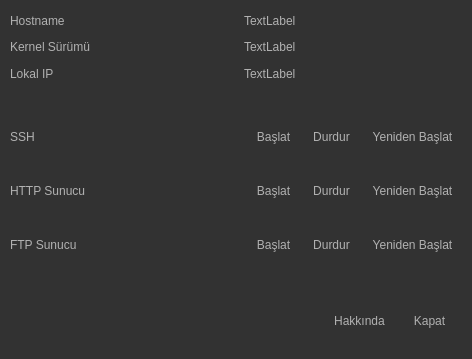
<?xml version="1.0" encoding="UTF-8"?>
<ui version="4.0">
 <class>Dialog</class>
 <widget class="QDialog" name="Dialog">
  <property name="geometry">
   <rect>
    <x>0</x>
    <y>0</y>
    <width>472</width>
    <height>359</height>
   </rect>
  </property>
  <property name="windowTitle">
   <string>Dialog</string>
  </property>
  <property name="styleSheet">
   <string notr="true">QWidget
{
    color: #b1b1b1;
    background-color: #323232;
}</string>
  </property>
  <widget class="QWidget" name="verticalLayoutWidget">
   <property name="geometry">
    <rect>
     <x>10</x>
     <y>10</y>
     <width>461</width>
     <height>74</height>
    </rect>
   </property>
   <layout class="QVBoxLayout" name="infoPanel">
    <item>
     <layout class="QHBoxLayout" name="horizontalLayout">
      <item>
       <widget class="QLabel" name="label_2">
        <property name="text">
         <string>Hostname</string>
        </property>
       </widget>
      </item>
      <item>
       <widget class="QLabel" name="lblHostname">
        <property name="text">
         <string>TextLabel</string>
        </property>
       </widget>
      </item>
     </layout>
    </item>
    <item>
     <layout class="QHBoxLayout" name="horizontalLayout_4">
      <item>
       <widget class="QLabel" name="label_4">
        <property name="text">
         <string>Kernel Sürümü</string>
        </property>
       </widget>
      </item>
      <item>
       <widget class="QLabel" name="lblKernel">
        <property name="text">
         <string>TextLabel</string>
        </property>
       </widget>
      </item>
     </layout>
    </item>
    <item>
     <layout class="QHBoxLayout" name="horizontalLayout_5">
      <item>
       <widget class="QLabel" name="label_5">
        <property name="text">
         <string>Lokal IP</string>
        </property>
       </widget>
      </item>
      <item>
       <widget class="QLabel" name="lblIP">
        <property name="text">
         <string>TextLabel</string>
        </property>
       </widget>
      </item>
     </layout>
    </item>
   </layout>
  </widget>
  <widget class="QWidget" name="horizontalLayoutWidget">
   <property name="geometry">
    <rect>
     <x>320</x>
     <y>290</y>
     <width>141</width>
     <height>61</height>
    </rect>
   </property>
   <layout class="QHBoxLayout" name="close_about">
    <item>
     <widget class="QToolButton" name="hakkinda">
      <property name="styleSheet">
       <string notr="true">background-color: qlineargradient(spread:pad, x1:0, y1:0, x2:0, y2:1, stop:0 rgba(0, 0, 0, 0), stop:0.995455 rgba(255, 255, 255, 0));
border-color: qlineargradient(spread:pad, x1:0, y1:0, x2:0, y2:1, stop:0 rgba(0, 0, 0, 0), stop:0.995455 rgba(255, 255, 255, 0));</string>
      </property>
      <property name="text">
       <string>Hakkında</string>
      </property>
      <property name="icon">
       <iconset resource="../icons/icons.qrc">
        <normaloff>:/icons/info.png</normaloff>:/icons/info.png</iconset>
      </property>
      <property name="iconSize">
       <size>
        <width>60</width>
        <height>60</height>
       </size>
      </property>
      <property name="toolButtonStyle">
       <enum>Qt::ToolButtonTextUnderIcon</enum>
      </property>
      <property name="autoRaise">
       <bool>true</bool>
      </property>
     </widget>
    </item>
    <item>
     <widget class="QToolButton" name="kapat">
      <property name="styleSheet">
       <string notr="true">background-color: qlineargradient(spread:pad, x1:0, y1:0, x2:0, y2:1, stop:0 rgba(0, 0, 0, 0), stop:0.995455 rgba(255, 255, 255, 0));
border-color: qlineargradient(spread:pad, x1:0, y1:0, x2:0, y2:1, stop:0 rgba(0, 0, 0, 0), stop:0.995455 rgba(255, 255, 255, 0));</string>
      </property>
      <property name="text">
       <string>Kapat</string>
      </property>
      <property name="icon">
       <iconset resource="../icons/icons.qrc">
        <normaloff>:/icons/stop.png</normaloff>:/icons/stop.png</iconset>
      </property>
      <property name="iconSize">
       <size>
        <width>60</width>
        <height>60</height>
       </size>
      </property>
      <property name="toolButtonStyle">
       <enum>Qt::ToolButtonTextUnderIcon</enum>
      </property>
      <property name="autoRaise">
       <bool>true</bool>
      </property>
     </widget>
    </item>
   </layout>
  </widget>
  <widget class="QWidget" name="verticalLayoutWidget_2">
   <property name="geometry">
    <rect>
     <x>10</x>
     <y>100</y>
     <width>451</width>
     <height>181</height>
    </rect>
   </property>
   <layout class="QVBoxLayout" name="verticalLayout">
    <item>
     <layout class="QHBoxLayout" name="SSH_Panel">
      <item>
       <widget class="QLabel" name="ssh">
        <property name="text">
         <string>SSH</string>
        </property>
       </widget>
      </item>
      <item>
       <widget class="QLabel" name="lblSSHDurum">
        <property name="text">
         <string/>
        </property>
       </widget>
      </item>
      <item>
       <widget class="QToolButton" name="btnsshBaslat">
        <property name="styleSheet">
         <string notr="true">background-color: qlineargradient(spread:pad, x1:0, y1:0, x2:0, y2:1, stop:0 rgba(0, 0, 0, 0), stop:0.995455 rgba(255, 255, 255, 0));
border-color: qlineargradient(spread:pad, x1:0, y1:0, x2:0, y2:1, stop:0 rgba(0, 0, 0, 0), stop:0.995455 rgba(255, 255, 255, 0));</string>
        </property>
        <property name="text">
         <string>Başlat</string>
        </property>
        <property name="icon">
         <iconset resource="../icons/icons.qrc">
          <normaloff>:/icons/start.png</normaloff>:/icons/start.png</iconset>
        </property>
        <property name="iconSize">
         <size>
          <width>60</width>
          <height>60</height>
         </size>
        </property>
        <property name="toolButtonStyle">
         <enum>Qt::ToolButtonTextUnderIcon</enum>
        </property>
        <property name="autoRaise">
         <bool>true</bool>
        </property>
       </widget>
      </item>
      <item>
       <widget class="QToolButton" name="btnsshDur">
        <property name="styleSheet">
         <string notr="true">background-color: qlineargradient(spread:pad, x1:0, y1:0, x2:0, y2:1, stop:0 rgba(0, 0, 0, 0), stop:0.995455 rgba(255, 255, 255, 0));
border-color: qlineargradient(spread:pad, x1:0, y1:0, x2:0, y2:1, stop:0 rgba(0, 0, 0, 0), stop:0.995455 rgba(255, 255, 255, 0));</string>
        </property>
        <property name="text">
         <string>Durdur</string>
        </property>
        <property name="icon">
         <iconset resource="../icons/icons.qrc">
          <normaloff>:/icons/stop.png</normaloff>:/icons/stop.png</iconset>
        </property>
        <property name="iconSize">
         <size>
          <width>60</width>
          <height>60</height>
         </size>
        </property>
        <property name="toolButtonStyle">
         <enum>Qt::ToolButtonTextUnderIcon</enum>
        </property>
        <property name="autoRaise">
         <bool>true</bool>
        </property>
       </widget>
      </item>
      <item>
       <widget class="QToolButton" name="btnsshYeniden">
        <property name="styleSheet">
         <string notr="true">background-color: qlineargradient(spread:pad, x1:0, y1:0, x2:0, y2:1, stop:0 rgba(0, 0, 0, 0), stop:0.995455 rgba(255, 255, 255, 0));
border-color: qlineargradient(spread:pad, x1:0, y1:0, x2:0, y2:1, stop:0 rgba(0, 0, 0, 0), stop:0.995455 rgba(255, 255, 255, 0));</string>
        </property>
        <property name="text">
         <string>Yeniden Başlat</string>
        </property>
        <property name="icon">
         <iconset resource="../icons/icons.qrc">
          <normaloff>:/icons/reload.png</normaloff>:/icons/reload.png</iconset>
        </property>
        <property name="iconSize">
         <size>
          <width>60</width>
          <height>60</height>
         </size>
        </property>
        <property name="toolButtonStyle">
         <enum>Qt::ToolButtonTextUnderIcon</enum>
        </property>
        <property name="autoRaise">
         <bool>true</bool>
        </property>
       </widget>
      </item>
     </layout>
    </item>
    <item>
     <layout class="QHBoxLayout" name="HTTP_Panel">
      <item>
       <widget class="QLabel" name="http">
        <property name="text">
         <string>HTTP Sunucu</string>
        </property>
       </widget>
      </item>
      <item>
       <widget class="QLabel" name="lblhttpDurum">
        <property name="text">
         <string/>
        </property>
       </widget>
      </item>
      <item>
       <widget class="QToolButton" name="btnhttpBaslat">
        <property name="styleSheet">
         <string notr="true">background-color: qlineargradient(spread:pad, x1:0, y1:0, x2:0, y2:1, stop:0 rgba(0, 0, 0, 0), stop:0.995455 rgba(255, 255, 255, 0));
border-color: qlineargradient(spread:pad, x1:0, y1:0, x2:0, y2:1, stop:0 rgba(0, 0, 0, 0), stop:0.995455 rgba(255, 255, 255, 0));</string>
        </property>
        <property name="text">
         <string>Başlat</string>
        </property>
        <property name="icon">
         <iconset resource="../icons/icons.qrc">
          <normaloff>:/icons/start.png</normaloff>:/icons/start.png</iconset>
        </property>
        <property name="iconSize">
         <size>
          <width>60</width>
          <height>60</height>
         </size>
        </property>
        <property name="toolButtonStyle">
         <enum>Qt::ToolButtonTextUnderIcon</enum>
        </property>
        <property name="autoRaise">
         <bool>true</bool>
        </property>
       </widget>
      </item>
      <item>
       <widget class="QToolButton" name="btnhttpDur">
        <property name="styleSheet">
         <string notr="true">background-color: qlineargradient(spread:pad, x1:0, y1:0, x2:0, y2:1, stop:0 rgba(0, 0, 0, 0), stop:0.995455 rgba(255, 255, 255, 0));
border-color: qlineargradient(spread:pad, x1:0, y1:0, x2:0, y2:1, stop:0 rgba(0, 0, 0, 0), stop:0.995455 rgba(255, 255, 255, 0));</string>
        </property>
        <property name="text">
         <string>Durdur</string>
        </property>
        <property name="icon">
         <iconset resource="../icons/icons.qrc">
          <normaloff>:/icons/stop.png</normaloff>:/icons/stop.png</iconset>
        </property>
        <property name="iconSize">
         <size>
          <width>60</width>
          <height>60</height>
         </size>
        </property>
        <property name="toolButtonStyle">
         <enum>Qt::ToolButtonTextUnderIcon</enum>
        </property>
        <property name="autoRaise">
         <bool>true</bool>
        </property>
       </widget>
      </item>
      <item>
       <widget class="QToolButton" name="btnhttpYeniden">
        <property name="styleSheet">
         <string notr="true">background-color: qlineargradient(spread:pad, x1:0, y1:0, x2:0, y2:1, stop:0 rgba(0, 0, 0, 0), stop:0.995455 rgba(255, 255, 255, 0));
border-color: qlineargradient(spread:pad, x1:0, y1:0, x2:0, y2:1, stop:0 rgba(0, 0, 0, 0), stop:0.995455 rgba(255, 255, 255, 0));</string>
        </property>
        <property name="text">
         <string>Yeniden Başlat</string>
        </property>
        <property name="icon">
         <iconset resource="../icons/icons.qrc">
          <normaloff>:/icons/reload.png</normaloff>:/icons/reload.png</iconset>
        </property>
        <property name="iconSize">
         <size>
          <width>60</width>
          <height>60</height>
         </size>
        </property>
        <property name="toolButtonStyle">
         <enum>Qt::ToolButtonTextUnderIcon</enum>
        </property>
        <property name="autoRaise">
         <bool>true</bool>
        </property>
       </widget>
      </item>
     </layout>
    </item>
    <item>
     <layout class="QHBoxLayout" name="FTP_Panel">
      <item>
       <widget class="QLabel" name="ftp">
        <property name="text">
         <string>FTP Sunucu</string>
        </property>
       </widget>
      </item>
      <item>
       <widget class="QLabel" name="lblftpDurum">
        <property name="text">
         <string/>
        </property>
       </widget>
      </item>
      <item>
       <widget class="QToolButton" name="btnftpBaslat">
        <property name="styleSheet">
         <string notr="true">background-color: qlineargradient(spread:pad, x1:0, y1:0, x2:0, y2:1, stop:0 rgba(0, 0, 0, 0), stop:0.995455 rgba(255, 255, 255, 0));
border-color: qlineargradient(spread:pad, x1:0, y1:0, x2:0, y2:1, stop:0 rgba(0, 0, 0, 0), stop:0.995455 rgba(255, 255, 255, 0));</string>
        </property>
        <property name="text">
         <string>Başlat</string>
        </property>
        <property name="icon">
         <iconset resource="../icons/icons.qrc">
          <normaloff>:/icons/start.png</normaloff>:/icons/start.png</iconset>
        </property>
        <property name="iconSize">
         <size>
          <width>60</width>
          <height>60</height>
         </size>
        </property>
        <property name="toolButtonStyle">
         <enum>Qt::ToolButtonTextUnderIcon</enum>
        </property>
        <property name="autoRaise">
         <bool>true</bool>
        </property>
       </widget>
      </item>
      <item>
       <widget class="QToolButton" name="btnftpDur">
        <property name="styleSheet">
         <string notr="true">background-color: qlineargradient(spread:pad, x1:0, y1:0, x2:0, y2:1, stop:0 rgba(0, 0, 0, 0), stop:0.995455 rgba(255, 255, 255, 0));
border-color: qlineargradient(spread:pad, x1:0, y1:0, x2:0, y2:1, stop:0 rgba(0, 0, 0, 0), stop:0.995455 rgba(255, 255, 255, 0));</string>
        </property>
        <property name="text">
         <string>Durdur</string>
        </property>
        <property name="icon">
         <iconset resource="../icons/icons.qrc">
          <normaloff>:/icons/stop.png</normaloff>:/icons/stop.png</iconset>
        </property>
        <property name="iconSize">
         <size>
          <width>60</width>
          <height>60</height>
         </size>
        </property>
        <property name="toolButtonStyle">
         <enum>Qt::ToolButtonTextUnderIcon</enum>
        </property>
        <property name="autoRaise">
         <bool>true</bool>
        </property>
       </widget>
      </item>
      <item>
       <widget class="QToolButton" name="btnftpYeniden">
        <property name="styleSheet">
         <string notr="true">background-color: qlineargradient(spread:pad, x1:0, y1:0, x2:0, y2:1, stop:0 rgba(0, 0, 0, 0), stop:0.995455 rgba(255, 255, 255, 0));
border-color: qlineargradient(spread:pad, x1:0, y1:0, x2:0, y2:1, stop:0 rgba(0, 0, 0, 0), stop:0.995455 rgba(255, 255, 255, 0));</string>
        </property>
        <property name="text">
         <string>Yeniden Başlat</string>
        </property>
        <property name="icon">
         <iconset resource="../icons/icons.qrc">
          <normaloff>:/icons/reload.png</normaloff>:/icons/reload.png</iconset>
        </property>
        <property name="iconSize">
         <size>
          <width>60</width>
          <height>60</height>
         </size>
        </property>
        <property name="toolButtonStyle">
         <enum>Qt::ToolButtonTextUnderIcon</enum>
        </property>
        <property name="autoRaise">
         <bool>true</bool>
        </property>
       </widget>
      </item>
     </layout>
    </item>
   </layout>
  </widget>
 </widget>
 <resources>
  <include location="../icons/icons.qrc"/>
 </resources>
 <connections/>
</ui>
